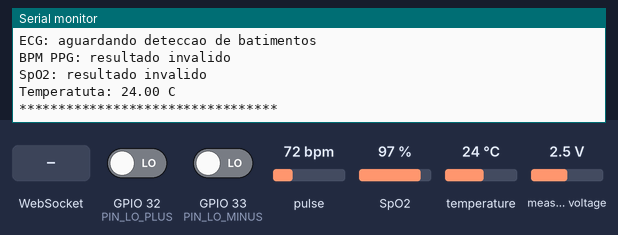
This program was run on a simulated ESP32. Shown: the last lines printed to the serial monitor. The test bench sets the inputs (shaded band); at power-on: measured voltage 2.5 V, GPIO 32 (PIN_LO_PLUS) LOW, pulse 72 bpm, temperature 24 °C, SpO2 97 %, GPIO 33 (PIN_LO_MINUS) LOW. Storage starts empty.

Above: at 1.8 s.
1.9 s: measured voltage set to 3.8 V
5.1 s: GPIO 32 (PIN_LO_PLUS) driven HIGH
7.1 s: WebSocket text "1" received
At 7.5 s:
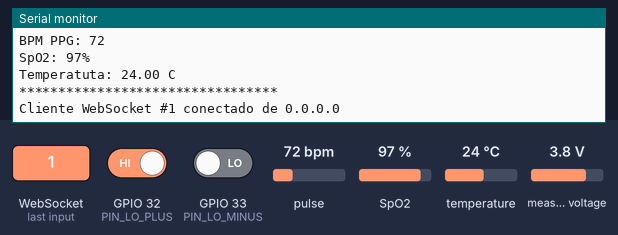
8.6 s: pulse set to 42 bpm
At 9.4 s:
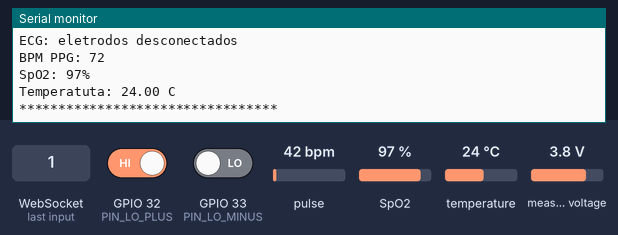
10.1 s: temperature set to 12 °C
At 11.4 s:
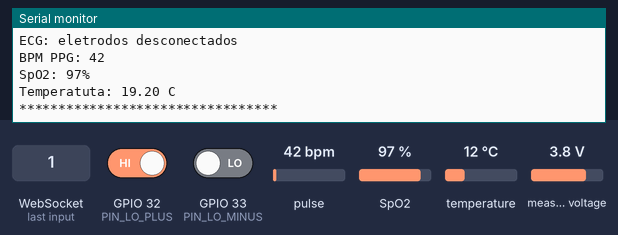
11.6 s: SpO2 set to 80 %
At 12.3 s:
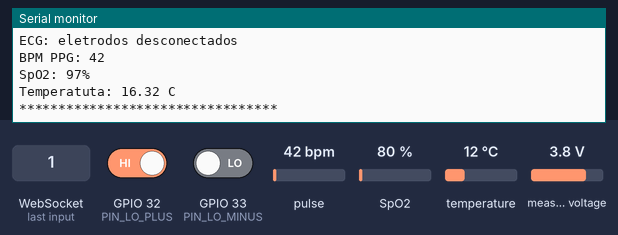
Timing chart, 0 to 14.1 s (numbered marks = the images above; inputs shaded):
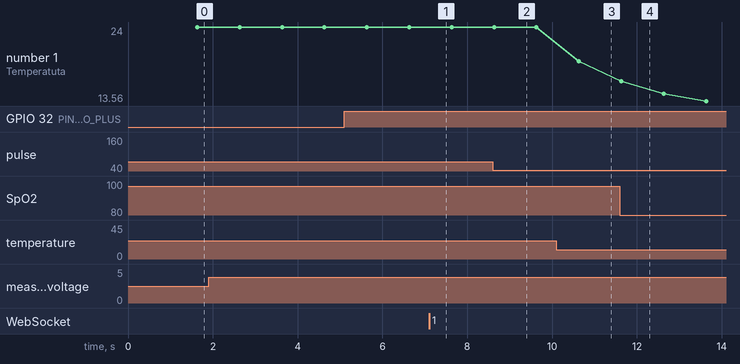

Measured:
- after the input at 7.1 s, the serial monitor: prints a new line at once (image 1)
- after the input at 10.1 s, the serial monitor: prints a new line after 0.53 s (image 3)
- plotted number 1: 24 → 19.2 after the input at 10.1 s

The program:

main.cpp
```cpp
#include <Arduino.h>
#include <Wire.h>
#include <math.h>
#include <string.h>

#include <OneWire.h>
#include <DallasTemperature.h>

#include <freertos/FreeRTOS.h>
#include <freertos/task.h>
#include <freertos/semphr.h>
#include <freertos/queue.h>

#include <Adafruit_ADS1X15.h>
#include "MAX30105.h"
#include "spo2_algorithm.h"

#include <LittleFS.h>
#include <WiFi.h>
#include <AsyncTCP.h>
#include <ESPAsyncWebServer.h>
#include <ESPmDNS.h>

// pinout
#define PIN_SDA       21
#define PIN_SCL       22
#define PIN_LO_PLUS   32
#define PIN_LO_MINUS  33
#define PIN_ONEWIRE    4 // DS18B20

#define ADS_ENDERECO  0x48

// MAX30102
#define PPG_PERIODO_MS 10
#define PPG_BUFFER_SIZE 100
#define PPG_PASSO 25
#define LIMIAR_DEDO_IR 50000UL

// ADS8232
#define ECG_PERIODO_MS 4 // periodo de aquisicao do ECG
#define ECG_LIMIAR_MIN_MV 10.0f
#define ECG_ENVELOPE_MIN_MV 15.0f
#define ECG_REFRACTARIO_MS 250
#define ECG_RR_MIN_MS 250
#define ECG_RR_MAX_MS 2000

// DS18B20
#define TEMP_RESOLUTION_BITS 12
#define TEMP_PERIOD_MS 1000
#define TEMP_ERRORS_MS 3
#define TEMP_ALPHA 0.4f
#define TEMP_OFFSET_C 0.0f

// estruturas

struct SampleECG {
    uint32_t time_ms;
    int16_t raw;
    float mV;
    bool leadoff;
    bool validLecture;
};

struct VitalSigns {
    float bpmECG;
    bool leadoff;
    float ecg_mV;
    int32_t spo2;
    bool spo2Valid;
    int32_t bpmPPG;
    bool bpmPPGValid;
    bool fingerPresent;
    float tempC;
    bool tempValid;
};

// Wifi e WebSocket

const char* hostname = "monitorvital";
const int port = 80;
const char* ssid = "TP-LINK_D16A";
const char* password = "35854180";

// criação do objeto do server e do websocket (url "/wb")

AsyncWebServer server(port);
AsyncWebSocket ws("/ws");
bool isServerRunning = false;

// objetos e recursos compartilhados

Adafruit_ADS1015 ads;
MAX30105 sensorPPG;

QueueHandle_t queueECG = nullptr;

SemaphoreHandle_t mutexI2C = nullptr;
SemaphoreHandle_t mutexVital = nullptr;

VitalSigns vital = {};

// funções auxiliares

void updateEletrodeStates(bool solto) {
    if (xSemaphoreTake(mutexVital, pdMS_TO_TICKS(10)) == pdTRUE) {
        vital.leadoff = solto;

        if (solto) {
            vital.bpmECG = 0.0f;
        }
        xSemaphoreGive(mutexVital);
    }
}

void invalidatePPG(bool fingerPresent) {
    if (xSemaphoreTake(mutexVital, pdMS_TO_TICKS(10)) == pdTRUE) {
        vital.fingerPresent = fingerPresent;
        vital.spo2Valid = false;
        vital.bpmPPGValid = false;

        if (!fingerPresent) {
            vital.spo2 = 0;
            vital.bpmPPG = 0;
        }
        xSemaphoreGive(mutexVital);
    }
}

void updateTemperature(float tempC, bool valid) {
    if (xSemaphoreTake(mutexVital, pdMS_TO_TICKS(10)) == pdTRUE) {
        vital.tempC = valid ? tempC: 0.0f;
        vital.tempValid = valid;
        xSemaphoreGive(mutexVital);
    }
}
// função para formatação e envio dos dados vitais em JSON para os clientes WebSocket

void broadcastVitalSigns(VitalSigns *v) {
    if (ws.count() == 0) return;

    char jsonBuffer[380];
    snprintf(jsonBuffer, sizeof(jsonBuffer),
             "{\"leadoff\":%d,\"bpmECG\":%.1f,\"ecg_mV\":%.2f,\"fingerPresent\":%d,\"bpmPPGValid\":%d,\"bpmPPG\":%ld,"
             "\"spo2Valid\":%d,\"spo2\":%ld,\"tempValid\":%d,\"tempC\":%.2f}",
             v->leadoff, v->bpmECG, v->ecg_mV, v->fingerPresent, v->bpmPPGValid,
             (long)v->bpmPPG, v->spo2Valid, (long)v->spo2,
             v->tempValid, v->tempC);

    ws.textAll(jsonBuffer);
}

// evento do WebSocket (trata conexões/desconexões)

void onWsEvent(AsyncWebSocket *server, AsyncWebSocketClient *client, AwsEventType type, void *arg, uint8_t *data, size_t len) {
    if (type == WS_EVT_CONNECT) {
        Serial.printf("Cliente WebSocket #%u conectado de %s\n", client->id(), client->remoteIP().toString().c_str());
    } else if (type == WS_EVT_DISCONNECT) {
        Serial.printf("Cliente WebSocket #%u desconectado\n", client->id());
    }
}

// Tasks

// Task 1: Aquisição do ECG

void taskECG(void *pv) {
    TickType_t previousState = xTaskGetTickCount();

    bool prevStateLeadOff = true;

    for (;;) {
        SampleECG sample = {};
        sample.time_ms = millis();
        sample.leadoff = digitalRead(PIN_LO_PLUS) || digitalRead(PIN_LO_MINUS);

        // Se os eletrodos acabaram de desconectar, envia um
        // evento para a tarefa de processamento reiniciar o detector.
        if (sample.leadoff) {
            if (!prevStateLeadOff) {
                sample.validLecture = false;

                if (xQueueSend(queueECG, &sample, 0) == pdTRUE) {
                    prevStateLeadOff = true;
                }
                // Se a fila estiver cheia, tenta novamente
                // na proxima iteracao.
            }
            vTaskDelayUntil(&previousState, pdMS_TO_TICKS(ECG_PERIODO_MS));
            continue;
        }

        prevStateLeadOff = false;

        // acesso ao barramento I2C protegido por mutex.
        bool lectureOK = false;

        if (xSemaphoreTake(mutexI2C, pdMS_TO_TICKS(10)) == pdTRUE) {
            sample.raw = ads.readADC_SingleEnded(0);
            sample.mV = ads.computeVolts(sample.raw) * 1000.0f;

            xSemaphoreGive(mutexI2C);
            lectureOK = true;
        }
        if (lectureOK) {
            sample.validLecture = true;

            if (xQueueSend(queueECG, &sample, 0) != pdTRUE) {
                // amostra descartada: a tarefa continua sem bloquear.
            }
        }

        // se a leitura falhou, nao envia uma sample artificial com valor zero.
        vTaskDelayUntil(&previousState, pdMS_TO_TICKS(ECG_PERIODO_MS));
    }
}

// Task 2: processamento do ECG

void taskProcessECG(void *parametro) {
    SampleECG sample;

    float baseline = 0.0f;
    float envelope = 0.0f;

    uint32_t lastPeakMs = 0;

    uint32_t intervalRR[5] = {};
    uint8_t indexRR = 0;
    uint8_t quantRR = 0;

    bool eletrodoAnteriorSolto = true;

    auto rebootDetector = [&]() {
        baseline = 0.0f;
        envelope = 0.0f;
        lastPeakMs = 0;

        memset(intervalRR, 0, sizeof(intervalRR));

        indexRR = 0;
        quantRR = 0;
    };

    for (;;) {
        if (xQueueReceive(queueECG, &sample, portMAX_DELAY) != pdTRUE) {
            continue;
        }

        // evento de desconexao dos eletrodos
        if (sample.leadoff) {
            rebootDetector();
            eletrodoAnteriorSolto = true;

            updateEletrodeStates(true);
            continue;
        }

        // ignora qualquer sample invalida
        if (!sample.validLecture) {
            continue;
        }

        // ao reconectar os eletrodos, reinicia o detector para
        // nao calcular bpm com intervalos anteriores.
        if (eletrodoAnteriorSolto) {
            rebootDetector();
            eletrodoAnteriorSolto = false;

            updateEletrodeStates(false);
        }

        // remove aproximadamente o nivel DC do sinal.
        baseline = baseline * 0.99f + sample.mV * 0.01f;
        float sinal = sample.mV - baseline;

        if (xSemaphoreTake(mutexVital, pdMS_TO_TICKS(2)) == pdTRUE){
            vital.ecg_mV = sinal;
            xSemaphoreGive(mutexVital);
        }
        // envelope baseado na magnitude do sinal.
        float magnitude = fabsf(sinal);
        if (magnitude > envelope) {
            envelope = magnitude;
        } else {
            envelope *= 0.995f;
        }
        float threshold = fmaxf(ECG_LIMIAR_MIN_MV, envelope * 0.55f);

        bool candidatePeak = sinal > threshold && envelope > ECG_ENVELOPE_MIN_MV;

        if (candidatePeak) {
            uint32_t now = sample.time_ms;

            // evita detectar varios picos durante o mesmo complexo QRS
            bool foraDoRefratario = lastPeakMs == 0 || (uint32_t)(now - lastPeakMs) >= ECG_REFRACTARIO_MS;

            if (foraDoRefratario) {
                if (lastPeakMs != 0) {
                    uint32_t rr = now - lastPeakMs;
                    if (rr >= ECG_RR_MIN_MS && rr <= ECG_RR_MAX_MS) {
                        intervalRR[indexRR] = rr;

                        indexRR = (indexRR + 1) % 5;
                        if (quantRR < 5) {
                            quantRR++;
                        }
                        // espera pelo menos tres intervalos RR antes de calcular uma estimativa.
                        if (quantRR >= 3) {
                            uint64_t sumRR = 0;

                            for (uint8_t i = 0; i < quantRR; i++) {
                                sumRR += intervalRR[i];
                            }

                            float mediaRR = (float)sumRR / quantRR;
                            float bpm = 60000.0f / mediaRR;

                            if (xSemaphoreTake(mutexVital, pdMS_TO_TICKS(10)) == pdTRUE) {
                                vital.bpmECG = bpm;
                                vital.leadoff = false;
                                xSemaphoreGive(mutexVital);
                            }
                        }
                    }
                }

                lastPeakMs = now;
            }
        }

        // se nenhum pico aparece por tempo prolongado, evita manter indefinidamente um BPM antigo
        if (lastPeakMs != 0 &&
            (uint32_t)(sample.time_ms - lastPeakMs) > 3000) {

            rebootDetector();

            if (xSemaphoreTake(mutexVital, pdMS_TO_TICKS(10)) == pdTRUE) {
                vital.bpmECG = 0.0f;
                xSemaphoreGive(mutexVital);
            }
        }
    }
}

// Task 3: aquisição e processamento do PPG

void taskPPG(void *parametro) {
    static uint32_t bufferIR[PPG_BUFFER_SIZE] = {};
    static uint32_t bufferRED[PPG_BUFFER_SIZE] = {};

    uint16_t full = 0;
    uint16_t news = 0;

    bool bufferAnalised = false;
    bool fingerPresent = false;

    uint32_t lastIR = 0;
    uint32_t lastSamplesMs = 0;

    TickType_t previousState = xTaskGetTickCount();

    for (;;) {
        bool receivedSamples = false;

        // leitura do FIFO do max30102
        if (xSemaphoreTake(mutexI2C, pdMS_TO_TICKS(10)) == pdTRUE) {
            sensorPPG.check();
            while (sensorPPG.available()) {
                uint32_t red = sensorPPG.getFIFORed();
                uint32_t ir = sensorPPG.getFIFOIR();

                sensorPPG.nextSample();

                lastIR = ir;
                lastSamplesMs = millis();
                receivedSamples = true;

                if (full < PPG_BUFFER_SIZE) {
                    bufferIR[full] = ir;
                    bufferRED[full] = red;
                    full++;
                } else {
                    // janela deslizante, remove a sample mais antiga
                    memmove(bufferIR, bufferIR + 1, (PPG_BUFFER_SIZE - 1) * sizeof(uint32_t));
                    memmove(bufferRED, bufferRED + 1, (PPG_BUFFER_SIZE - 1) * sizeof(uint32_t));

                    bufferIR[PPG_BUFFER_SIZE - 1] = ir;
                    bufferRED[PPG_BUFFER_SIZE - 1] = red;
                }

                news++;
            }
            xSemaphoreGive(mutexI2C);
        }

        // atualiza a presenca do dedo quando ha novas amostras
        if (receivedSamples) {
            fingerPresent = lastIR > LIMIAR_DEDO_IR;
        }

        // se o sensor parar de produzir amostras, invalida os dados depois de um periodo sem atualizacoes
        if (lastSamplesMs == 0 || (uint32_t)(millis() - lastSamplesMs) > 1000) {
            fingerPresent = false;
        }

        if (!fingerPresent) {
            full = 0;
            news = 0;
            bufferAnalised = false;
            invalidatePPG(false);

        } else {
            if (receivedSamples) {
                if (xSemaphoreTake(mutexVital, pdMS_TO_TICKS(10)) == pdTRUE) {
                    vital.fingerPresent = true;
                    xSemaphoreGive(mutexVital);
                }
            }

            // analisa o primeiro buffer completo e, depois,
            // somente quando houver pelo menos PPG_PASSO novas amostras
            bool shouldAnalyze = full >= PPG_BUFFER_SIZE && (!bufferAnalised || news >= PPG_PASSO);

            if (shouldAnalyze) {
                int32_t spo2 = 0;
                int32_t bpm = 0;

                int8_t spo2Valid = 0;
                int8_t bpmValido = 0;

                maxim_heart_rate_and_oxygen_saturation(
                    bufferIR,
                    PPG_BUFFER_SIZE,
                    bufferRED,
                    &spo2,
                    &spo2Valid,
                    &bpm,
                    &bpmValido
                );

                bufferAnalised = true;
                news = 0;

                if (xSemaphoreTake(mutexVital, pdMS_TO_TICKS(10)) == pdTRUE) {
                    vital.fingerPresent = true;
                    vital.spo2 = spo2;
                    vital.spo2Valid = (spo2Valid == 1);
                    vital.bpmPPG = bpm;
                    vital.bpmPPGValid = (bpmValido == 1);
                    xSemaphoreGive(mutexVital);
                }
            }
        }
        vTaskDelayUntil(&previousState, pdMS_TO_TICKS(PPG_PERIODO_MS));
    }
}

// Task 4: temperatura corporal
void taskTemperature(void *pv){
    OneWire oneWire(PIN_ONEWIRE);
    DallasTemperature sensors(&oneWire);
    DeviceAddress addr;

    bool found = false;
    bool hasFiltered = false;
    float filtered = 0.0f;
    uint8_t failures = 0;

    TickType_t previousState = xTaskGetTickCount();

    for (;;) {
        if(!found) {
            sensors.begin();
            found = sensors.getAddress(addr, 0);

            if(!found) {
                updateTemperature(0.0f, false);
                hasFiltered = false;
                vTaskDelay(pdMS_TO_TICKS(2000));
                previousState = xTaskGetTickCount();
                continue;
            }

            sensors.setResolution(addr, TEMP_RESOLUTION_BITS);
            sensors.setWaitForConversion(false);
            failures = 0;
        }

        sensors.requestTemperaturesByAddress(addr);
        vTaskDelay(pdMS_TO_TICKS(sensors.millisToWaitForConversion(TEMP_RESOLUTION_BITS) + 50));

        float t = sensors.getTempC(addr);
        bool ok = (t != DEVICE_DISCONNECTED_C) && (t != 85.0f) && (t > -55.0f) && (t < 125.0f);

        if (ok) {
            failures = 0;
            t += TEMP_OFFSET_C;

            if (!hasFiltered) {
                filtered = t;
                hasFiltered = true;
            } else {
                filtered = filtered + TEMP_ALPHA * (t-filtered);
            }

            updateTemperature(filtered, true);

        } else if (++failures >= TEMP_ERRORS_MS){
            updateTemperature(0.0f, false);
            hasFiltered = false;
            found = false;
            failures = 0;
        }

        vTaskDelayUntil(&previousState, pdMS_TO_TICKS(TEMP_PERIOD_MS));

    }
}

// Task 5: monitor serial

void taskMonitor(void *parametro) {
    TickType_t previousState = xTaskGetTickCount();

    for (;;) {
        VitalSigns v = {};
        if (xSemaphoreTake(mutexVital, pdMS_TO_TICKS(10)) == pdTRUE) {
          v = vital;
          xSemaphoreGive(mutexVital);

        } else {
            // nao utiliza dados potencialmente nao inicializados.
            vTaskDelayUntil(&previousState, pdMS_TO_TICKS(1000));
            continue;
        }

        Serial.println();
        Serial.println("-------- Sinais Vitais --------");
        Serial.printf("Acesse: http://%s  (rede: %s)\n", WiFi.softAPIP().toString().c_str(), ssid);

        if (v.leadoff) {
            Serial.println("ECG: eletrodos desconectados");
        } else if (v.bpmECG > 0.0f) {
            Serial.printf("BPM ECG: %.1f\n", v.bpmECG);
        } else {
            Serial.println("ECG: aguardando deteccao de batimentos");
        }

        if (!v.fingerPresent) {
            Serial.println("PPG: dedo ausente ou sem novas amostras");
        } else {
            if (v.bpmPPGValid) {
                Serial.printf("BPM PPG: %ld\n", (long)v.bpmPPG);
            } else {
                Serial.println("BPM PPG: resultado invalido");
            }

            if (v.spo2Valid) {
                Serial.printf("SpO2: %ld%%\n", (long)v.spo2);
            } else {
                Serial.println("SpO2: resultado invalido");
            }
        }

        if (v.tempValid) {
            Serial.printf("Temperatuta: %.2f C\n", v.tempC);
        } else {
            Serial.println("Temperatura: sensor sem leitura!");
        }

        Serial.println("*********************************");

        if (isServerRunning) broadcastVitalSigns(&v);

        vTaskDelayUntil(&previousState, pdMS_TO_TICKS(1000));
    }
}

// Setup

void setup() {
    Serial.begin(115200);
    delay(500);

    pinMode(PIN_LO_PLUS, INPUT);
    pinMode(PIN_LO_MINUS, INPUT);

    Wire.begin(PIN_SDA, PIN_SCL);
    Wire.setClock(400000);

    // cria ponto de acesso AP, configura e inicia o WebServer
    WiFi.mode(WIFI_AP);
    WiFi.softAP(ssid, password);
    delay(100);
    Serial.printf("Rede WiFi \"%s\" criada com sucesso\n", ssid);
    Serial.printf("Endereço IP do AP: %s\n", WiFi.softAPIP().toString()); // geralmente 192.168.4.1

    // inicializa o mDNS
    if(MDNS.begin(hostname)) {
        Serial.printf("mDNS iniciado! Acesse: http://%s.local\n", hostname);
        MDNS.addService("http", "tcp", port);
    } else {
        Serial.println("Aviso: Erro ao configurar mDNS.");
    }

    // inicializa a memória Flash
    if (LittleFS.begin(true)) {
        server.serveStatic("/", LittleFS, "/").setDefaultFile("index.html");
    } else {
        Serial.println("Erro ao montar LittleFS");
    }

    ws.onEvent(onWsEvent);
    server.addHandler(&ws);
    server.begin();
    isServerRunning = true;

    // cria os recursos antes de inicializar as tarefas.
    mutexI2C = xSemaphoreCreateMutex();
    mutexVital = xSemaphoreCreateMutex();

    queueECG = xQueueCreate(256, sizeof(SampleECG));

    if (mutexI2C == nullptr || mutexVital == nullptr || queueECG == nullptr) {

        Serial.println("Falha ao criar recursos FreeRTOS");
        while (true) {
            delay(1000);
        }
    }

    // inicializa o ADS1015.
    if (!ads.begin(ADS_ENDERECO, &Wire)) {
        Serial.println("Coversor a/d ADS1015 nao encontrado");
        while (true) {
            delay(1000);
        }
    }

    ads.setGain(GAIN_ONE);
    ads.setDataRate(RATE_ADS1015_1600SPS);

    // inicializa o MAX30102.
    if (!sensorPPG.begin(Wire, I2C_SPEED_FAST)) {
        Serial.println("O modulo MAX30102 nao encontrado!");
        while (true) {
            delay(1000);
        }
    }

    // LED, media, modo LED, taxa de amostragem,
    // largura do pulso e faixa do ADC
    sensorPPG.setup(60, 4, 2, 100, 411, 4096);

    Serial.println("Sensores inicializados.");

    // Cria as tarefas e verifica cada retorno
    BaseType_t result;

    result = xTaskCreatePinnedToCore(taskECG, "TaskECG", 4096, nullptr, 3, nullptr, 1);
    if (result != pdPASS) {
        Serial.println("ERRO: nao foi possivel criar taskECG.");
        while (true) {
            delay(1000);
        }
    }

    result = xTaskCreatePinnedToCore(taskProcessECG, "ProcessECG", 4096, nullptr, 2, nullptr, 1);
    if (result != pdPASS) {
        Serial.println("Nao foi possivel criar taskProcessECG!");
        while (true) {
            delay(1000);
        }
    }

    result = xTaskCreatePinnedToCore(taskPPG, "TaskPPG", 6144, nullptr, 2, nullptr, 0);
    if (result != pdPASS) {
        Serial.println("Nao foi possivel criar taskPPG!");
        while (true) {
            delay(1000);
        }
    }

    result = xTaskCreatePinnedToCore(taskMonitor, "Monitor", 4096, nullptr, 1, nullptr, 0);
    if (result != pdPASS) {
        Serial.println("Nao foi possivel criar taskMonitor!");
        while (true) {
            delay(1000);
        }
    }

    result = xTaskCreatePinnedToCore(taskTemperature, "Temperature", 4096, nullptr, 1, nullptr, 0);
    if (result != pdPASS){
        Serial.printf("Não foi possivel criar taskTemperature!");
        while (true) {
            delay(1000);
        }
    }
    Serial.println("Tarefas FreeRTOS iniciadas.");
}

// loop principal

void loop() {
    // limpa clientes que se desconectam abruptamente
    if (isServerRunning) ws.cleanupClients();

    vTaskDelay(pdMS_TO_TICKS(2000));
}
```
